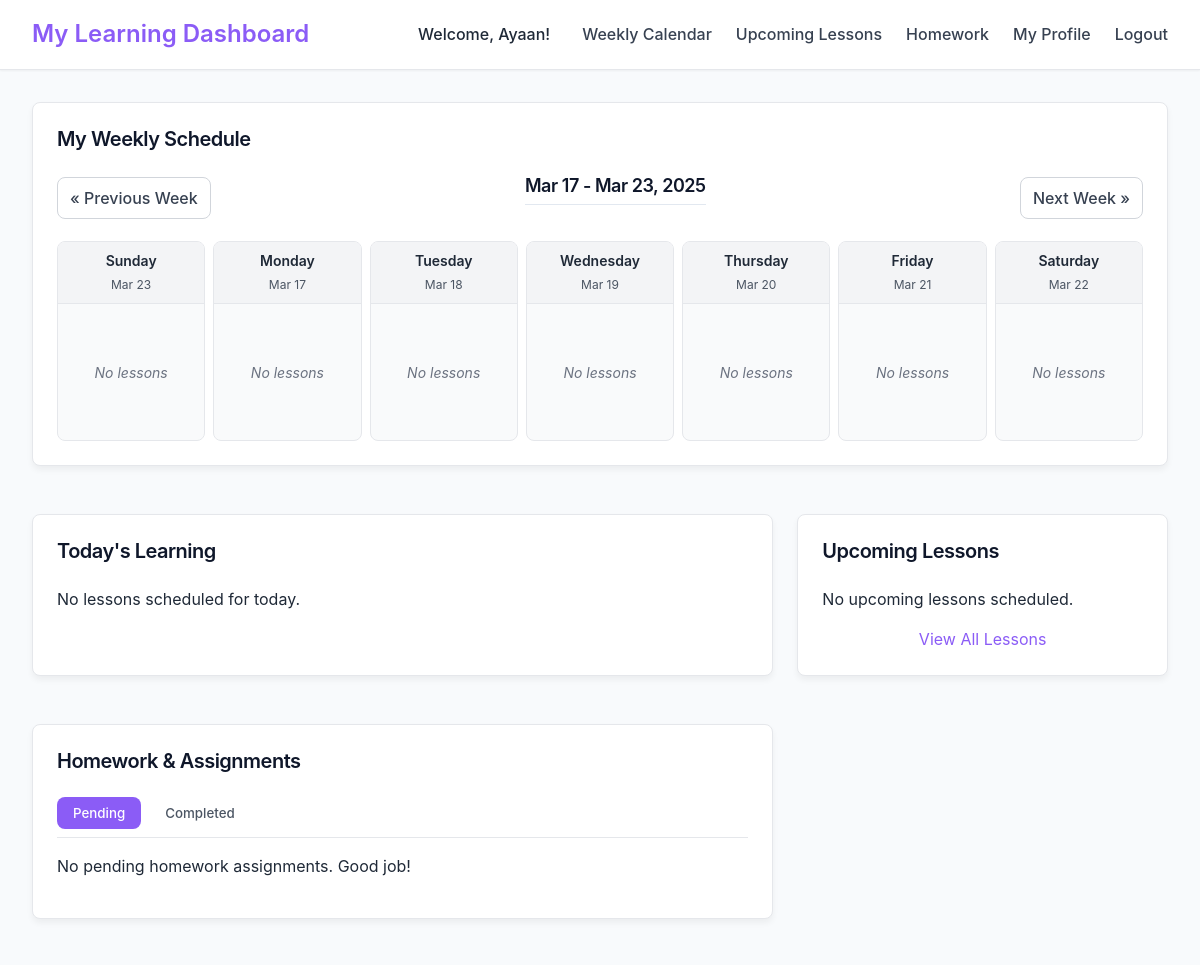
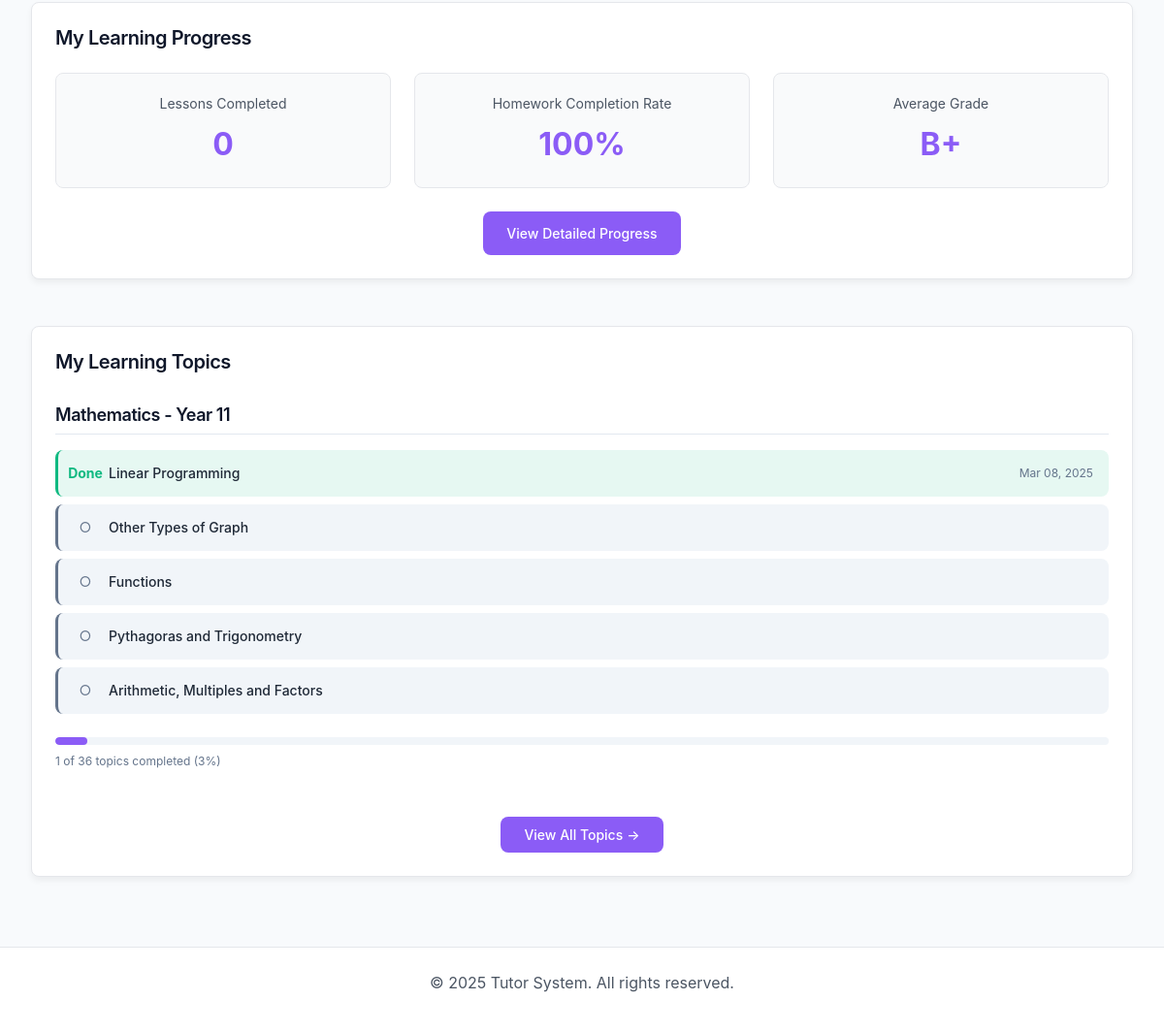
The page /tracker/student-dashboard.php?week=1 (signed in) on the database its author committed (2 pictures, top to bottom).
### tables this page shows
CREATE TABLE IF NOT EXISTS `students` (
  `student_id` int NOT NULL AUTO_INCREMENT,
  `name` varchar(100) NOT NULL,
  `email` varchar(100) NOT NULL,
  `password` varchar(255) NOT NULL,
  `parent_name` varchar(100) DEFAULT NULL,
  `parent_email` varchar(100) DEFAULT NULL,
  `phone` varchar(20) DEFAULT NULL,
  `grade` varchar(20) DEFAULT NULL,
  `subjects` varchar(255) DEFAULT NULL,
  `notes` text,
  `created_at` timestamp NOT NULL DEFAULT CURRENT_TIMESTAMP,
  `last_login` timestamp NULL DEFAULT NULL,
  PRIMARY KEY (`student_id`),
  UNIQUE KEY `email` (`email`)
);

CREATE TABLE IF NOT EXISTS `student_subjects` (
  `id` int NOT NULL AUTO_INCREMENT,
  `student_id` int NOT NULL,
  `subject_id` int NOT NULL,
  `year_level` varchar(20) NOT NULL,
  `created_at` timestamp NOT NULL DEFAULT CURRENT_TIMESTAMP,
  PRIMARY KEY (`id`),
  UNIQUE KEY `student_subject_year` (`student_id`,`subject_id`,`year_level`),
  KEY `subject_id` (`subject_id`)
);

CREATE TABLE IF NOT EXISTS `subjects` (
  `subject_id` int NOT NULL AUTO_INCREMENT,
  `subject_name` varchar(100) NOT NULL,
  `description` text,
  `created_at` timestamp NOT NULL DEFAULT CURRENT_TIMESTAMP,
  PRIMARY KEY (`subject_id`),
  UNIQUE KEY `subject_name` (`subject_name`)
);

CREATE TABLE IF NOT EXISTS `student_topic_progress` (
  `id` int NOT NULL AUTO_INCREMENT,
  `student_id` int NOT NULL,
  `topic_id` int NOT NULL,
  `is_completed` tinyint(1) NOT NULL DEFAULT '0',
  `completed_date` datetime DEFAULT NULL,
  `tutor_id` int DEFAULT NULL,
  `notes` text,
  `created_at` timestamp NOT NULL DEFAULT CURRENT_TIMESTAMP,
  `updated_at` timestamp NOT NULL DEFAULT CURRENT_TIMESTAMP ON UPDATE CURRENT_TIMESTAMP,
  PRIMARY KEY (`id`),
  UNIQUE KEY `student_topic` (`student_id`,`topic_id`),
  KEY `topic_id` (`topic_id`),
  KEY `tutor_id` (`tutor_id`)
);

CREATE TABLE IF NOT EXISTS `topics` (
  `topic_id` int NOT NULL AUTO_INCREMENT,
  `subject_id` int NOT NULL,
  `year_level` varchar(20) NOT NULL,
  `topic_name` varchar(150) NOT NULL,
  `topic_description` text,
  `order_number` int DEFAULT NULL,
  `created_at` timestamp NOT NULL DEFAULT CURRENT_TIMESTAMP,
  PRIMARY KEY (`topic_id`),
  KEY `subject_id` (`subject_id`),
  KEY `idx_year_subject` (`year_level`,`subject_id`)
);

### tracker/student-dashboard.php (the view, shortened to what this page needs)
<?php
$db_host = 'localhost';
$db_user = 'root';
$db_pass = '';
$db_name = 'bloom';
$conn = new mysqli($db_host, $db_user, $db_pass, $db_name);
$student_id = $_SESSION['student_id'];
$stmt = $conn->prepare("SELECT * FROM students WHERE student_id = ?");
$stmt->bind_param("i", $student_id);
$stmt->execute();
$student_result = $stmt->get_result();
$student = $student_result->fetch_assoc();
$today = new DateTime();
$week_start = clone $today;
$week_start->modify('this week monday');
$week_end = clone $week_start;
$week_end->modify('+6 days');
if (isset($_GET['week'])) {
    $offset = intval($_GET['week']);
    $week_start->modify($offset . ' weeks');
    $week_end = clone $week_start;
    $week_end->modify('+6 days');
}
$week_start_str = $week_start->format('Y-m-d');
$week_end_str = $week_end->format('Y-m-d');
$stmt = $conn->prepare("
    SELECT l.*, t.name AS tutor_name, t.email AS tutor_email
    FROM lessons l
    JOIN tutors t ON l.tutor_id = t.id
    WHERE l.student_name = ?
    AND l.lesson_date BETWEEN ? AND ?
    AND l.session_status IN ('Scheduled', 'Rescheduled')
    ORDER BY l.lesson_date ASC, l.start_time ASC
");
$stmt->bind_param("sss", $student['name'], $week_start_str, $week_end_str);
$stmt->execute();
$week_lessons = $stmt->get_result();
function organizeLessonsByDay($lessons) {
    $days = [];
    for ($i = 0; $i < 7; $i++) {
        $days[$i] = [];
    }
    return $days;
}
$lessons_by_day = organizeLessonsByDay($week_lessons);
?>
<!DOCTYPE html>
<html lang="en">
<head>
    <link rel="stylesheet" href="student.css">
</head>
<body>
    <header>
        <h1>My Learning Dashboard</h1>
        <div class="user-info">
            <p>Welcome, <?php echo htmlspecialchars($student['name']); ?>!</p>
            <nav>
                <ul>
                    <li><a href="#calendar">Weekly Calendar</a></li>
                    <li><a href="#upcoming">Upcoming Lessons</a></li>
                    <li><a href="#homework">Homework</a></li>
                    <li><a href="profile.php">My Profile</a></li>
                    <li><a href="logout.php">Logout</a></li>
                </ul>
            </nav>
        </div>
    </header>
    <main>
        <section id="calendar" class="dashboard-card">
            <h2>My Weekly Schedule</h2>
            <div class="calendar-nav">
                <?php
                $prev_week = isset($_GET['week']) ? intval($_GET['week']) - 1 : -1;
                $next_week = isset($_GET['week']) ? intval($_GET['week']) + 1 : 1;
                ?>
                <a href="?week=<?php echo $prev_week; ?>" class="calendar-nav-btn">&laquo; Previous Week</a>
                <h3>
                    <?php echo $week_start->format('M d') . ' - ' . $week_end->format('M d, Y'); ?>
                </h3>
                <a href="?week=<?php echo $next_week; ?>" class="calendar-nav-btn">Next Week &raquo;</a>
            </div>
            <div class="weekly-calendar">
                <?php
                $days_of_week = ['Sunday', 'Monday', 'Tuesday', 'Wednesday', 'Thursday', 'Friday', 'Saturday'];
                $current_date = new DateTime();
                foreach ($days_of_week as $index => $day_name):
                    $day_date = clone $week_start;
                    $day_date->modify('+' . ($index == 0 ? 6 : $index - 1) . ' days');
                    $is_today = $day_date->format('Y-m-d') === $current_date->format('Y-m-d');
                ?>
                    <div class="calendar-day <?php echo $is_today ? 'today' : ''; ?>">
                        <div class="day-header">
                            <span class="day-name"><?php echo $day_name; ?></span>
                            <span class="day-date"><?php echo $day_date->format('M d'); ?></span>
                        </div>
                        <div class="day-content">
                            <?php
                            $php_day_index = $index;
                            if (empty($lessons_by_day[$php_day_index])):
                            ?>
                                <div class="no-lessons">No lessons</div>
                            <?php endif; ?>
                        </div>
                    </div>
                <?php endforeach; ?>
            </div>
        </section>
        <section id="today" class="dashboard-card">
            <h2>Today's Learning</h2>
            <?php
            $has_lesson_today = false;
                    ?>
                    <?php
            if (!$has_lesson_today) {
                echo "<p>No lessons scheduled for today.</p>";
            }
            ?>
        </section>
        <section id="upcoming" class="dashboard-card">
            <h2>Upcoming Lessons</h2>
            <?php
            $has_upcoming = false;
                    ?>
                    <?php
            if (!$has_upcoming) {
                echo "<p>No upcoming lessons scheduled.</p>";
            }
            ?>
            <div class="view-more">
                <a href="all_lessons.php">View All Lessons</a>
            </div>
        </section>
<section id="homework" class="dashboard-card">
    <h2>Homework & Assignments</h2>
    <div class="homework-tabs">
        <button class="tab-btn active" data-tab="pending">Pending</button>
        <button class="tab-btn" data-tab="completed">Completed</button>
    </div>
    <div id="pending-homework" class="homework-tab-content active">
        <?php
        $pending_count = 0;
                ?>
                <?php
        if ($pending_count == 0) {
            echo "<p>No pending homework assignments. Good job!</p>";
        }
        ?>
    </div>
</section>
<section id="progress" class="dashboard-card">
    <h2>My Learning Progress</h2>
    <div class="progress-summary">
        <?php
        require_once 'db_connect.php';
        $student_id = $_SESSION['student_id'];
        $query_lessons = "SELECT COUNT(*) as completed_lessons
                         FROM lessons
                         WHERE student_name = (SELECT name FROM students WHERE student_id = ?)
                         AND session_status = 'Delivered'";
        $stmt = $conn->prepare($query_lessons);
        $stmt->bind_param("i", $student_id);
        $stmt->execute();
        $result_lessons = $stmt->get_result();
        $lessons_data = $result_lessons->fetch_assoc();
        $completed_lessons = $lessons_data['completed_lessons'];
        $query_homework = "SELECT
                            COUNT(*) as total_homework,
                            SUM(CASE WHEN status IN ('Submitted', 'Graded') THEN 1 ELSE 0 END) as completed_homework
                          FROM homework
                          WHERE student_id = ?";
        $stmt = $conn->prepare($query_homework);
        $stmt->bind_param("i", $student_id);
        $stmt->execute();
        $result_homework = $stmt->get_result();
        $homework_data = $result_homework->fetch_assoc();
        $completion_rate = 0;
        if ($homework_data['total_homework'] > 0) {
            $completion_rate = round(($homework_data['completed_homework'] / $homework_data['total_homework']) * 100);
        }
        $query_grades = "SELECT AVG(
                            CASE
                                WHEN grade = 'A+' THEN 4.3
                                WHEN grade = 'A' THEN 4.0
                                WHEN grade = 'A-' THEN 3.7
                                WHEN grade = 'B+' THEN 3.3
                                WHEN grade = 'B' THEN 3.0
                                WHEN grade = 'B-' THEN 2.7
                                WHEN grade = 'C+' THEN 2.3
                                WHEN grade = 'C' THEN 2.0
                                WHEN grade = 'C-' THEN 1.7
                                WHEN grade = 'D+' THEN 1.3
                                WHEN grade = 'D' THEN 1.0
                                WHEN grade = 'F' THEN 0.0
                                ELSE NULL
                            END) as avg_grade_point
                        FROM homework
                        WHERE student_id = ? AND grade IS NOT NULL";
        $stmt = $conn->prepare($query_grades);
        $stmt->bind_param("i", $student_id);
        $stmt->execute();
        $result_grades = $stmt->get_result();
        $grade_data = $result_grades->fetch_assoc();
        $avg_gpa = $grade_data['avg_grade_point'];
        $letter_grade = 'N/A';
        if ($avg_gpa !== null) {
            if ($avg_gpa >= 4.3) $letter_grade = 'A+';
            else if ($avg_gpa >= 4.0) $letter_grade = 'A';
            else if ($avg_gpa >= 3.7) $letter_grade = 'A-';
            else if ($avg_gpa >= 3.3) $letter_grade = 'B+';
        }
        ?>
        <div class="progress-item">
            <span class="progress-label">Lessons Completed</span>
            <div class="progress-value">
                <?php echo $completed_lessons; ?>
            </div>
        </div>
        <div class="progress-item">
            <span class="progress-label">Homework Completion Rate</span>
            <div class="progress-value">
                <?php echo $completion_rate . '%'; ?>
            </div>
        </div>
        <div class="progress-item">
            <span class="progress-label">Average Grade</span>
            <div class="progress-value">
                <?php echo $letter_grade; ?>
            </div>
        </div>
    </div>
    <div class="progress-cta">
        <a href="learning_progress.php" class="btn">View Detailed Progress</a>
    </div>
</section>
<section id="progress" class="dashboard-card">
    <h2>My Learning Topics</h2>
    <?php
    require_once 'db_connect.php';
    $student_id = $_SESSION['student_id'];
    $query_subjects = "SELECT ss.subject_id, s.subject_name, ss.year_level
                      FROM student_subjects ss
                      JOIN subjects s ON ss.subject_id = s.subject_id
                      WHERE ss.student_id = ?
                      ORDER BY s.subject_name";
    $stmt = $conn->prepare($query_subjects);
    $stmt->bind_param("i", $student_id);
    $stmt->execute();
    $result_subjects = $stmt->get_result();
    if ($result_subjects->num_rows > 0) {
        $subject_count = 0;
        while ($subject = $result_subjects->fetch_assoc()) {
            $subject_id = $subject['subject_id'];
            $subject_name = $subject['subject_name'];
            $year_level = $subject['year_level'];
            $display_style = ($subject_count == 0) ? 'block' : 'none';
            echo "<div class='subject-topics' id='subject-{$subject_id}' style='display: {$display_style};'>";
            echo "<h3>{$subject_name} - {$year_level}</h3>";
            $query_topics = "SELECT t.topic_id, t.topic_name, t.topic_description,
                                  IFNULL(stp.is_completed, 0) as is_completed,
                                  stp.completed_date
                              FROM topics t
                              LEFT JOIN student_topic_progress stp ON t.topic_id = stp.topic_id AND stp.student_id = ?
                              WHERE t.subject_id = ? AND t.year_level = ?
                              ORDER BY t.order_number
                              LIMIT 5";
            $stmt = $conn->prepare($query_topics);
            $stmt->bind_param("iis", $student_id, $subject_id, $year_level);
            $stmt->execute();
            $result_topics = $stmt->get_result();
            if ($result_topics->num_rows > 0) {
                echo "<div class='topics-list'>";
                while ($topic = $result_topics->fetch_assoc()) {
                    $status_class = $topic['is_completed'] ? 'completed' : 'pending';
                    $status_icon = $topic['is_completed'] ? 'Done' : '○';
                    $completed_date = $topic['completed_date'] ? date('M d, Y', strtotime($topic['completed_date'])) : '';
                    echo "<div class='topic-item {$status_class}'>";
                    echo "<span class='topic-status'>{$status_icon}</span>";
                    echo "<span class='topic-name'>{$topic['topic_name']}</span>";
                    if ($topic['is_completed']) {
                        echo "<span class='completion-date'>{$completed_date}</span>";
                    }
                    echo "</div>";
                }
                echo "</div>";
                $query_progress = "SELECT
                                      COUNT(t.topic_id) as total_topics,
                                      SUM(CASE WHEN stp.is_completed = 1 THEN 1 ELSE 0 END) as completed_topics
                                  FROM topics t
                                  LEFT JOIN student_topic_progress stp ON t.topic_id = stp.topic_id AND stp.student_id = ?
                                  WHERE t.subject_id = ? AND t.year_level = ?";
                $stmt = $conn->prepare($query_progress);
                $stmt->bind_param("iis", $student_id, $subject_id, $year_level);
                $stmt->execute();
                $progress = $stmt->get_result()->fetch_assoc();
                $total_topics = $progress['total_topics'];
                $completed_topics = $progress['completed_topics'] ?: 0;
                $completion_percentage = ($total_topics > 0) ? round(($completed_topics / $total_topics) * 100) : 0;
                echo "<div class='topic-progress-bar'>";
                echo "<div class='progress-fill' style='width: {$completion_percentage}%'></div>";
                echo "</div>";
                echo "<div class='topic-progress-stats'>";
                echo "<span>{$completed_topics} of {$total_topics} topics completed ({$completion_percentage}%)</span>";
                echo "</div>";
            } else {
                echo "<p>No topics found for this subject.</p>";
            }
            echo "</div>";
            $subject_count++;
        }
    } else {
        echo "<p>You are not enrolled in any subjects yet.</p>";
    }
    ?>
    <div class="topics-cta">
        <a href="topics_progress.php" class="btn">View All Topics</a>
    </div>
</section>
    </main>
    <footer>
        <p>&copy; <?php echo date('Y'); ?> Tutor System. All rights reserved.</p>
    </footer>

### rows shown on the page
students: name "Ayaan"
student_subjects: subject.subject_name "Mathematics", year_level "Year 11", completed_topics "1", total_topics "36", completion_percentage "3"
student_topic_progress: status_icon "Done", topic.topic_name "Linear Programming", completed_date "Mar 08, 2025"
topics: status_icon "○", topic_name "Other Types of Graph"
topics: status_icon "○", topic_name "Functions"
topics: status_icon "○", topic_name "Pythagoras and Trigonometry"
topics: status_icon "○", topic_name "Arithmetic, Multiples and Factors"

### other values the page prints
$week_start->format('M d') "Mar 17"
$week_end->format('M d, Y') "Mar 23, 2025"
$day_name "Sunday"
$day_date->format('M d') "Mar 23"
$day_name "Monday"
$day_date->format('M d') "Mar 17"
$day_name "Tuesday"
$day_date->format('M d') "Mar 18"
$day_name "Wednesday"
$day_date->format('M d') "Mar 19"
$day_name "Thursday"
$day_date->format('M d') "Mar 20"
$day_name "Friday"
$day_date->format('M d') "Mar 21"
$day_name "Saturday"
